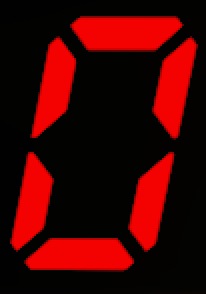
#> input picture 数字截图/0-2.png, 103 x 147 px (shown 2 times larger); its folder holds only this picture in this run
$ python digit_bench.py '../数字截图/0-2.png'
#> lines starting #> are read from the running program, lines starting #| are printed output that depends on the picture; after the words box and inside, x2 and y2 are one past the last pixel; in counts of white or black regions, pixels touching at a corner belong together
### tests/real_bench.py
# -*- coding: utf-8 -*-
"""真实截图基准：用户实拍样本 → 解码 → 与文件名真值对照。

这是唯一可信的准确率。合成基准（digit_bench.py）验证的是"我猜的几何
对不对"，这里验证的是"真机画面到底读得对不对"。

样本来源（三种都认，子目录任意层级——不同机器可以各放一个子目录）：
1. 用户自截，文件名就是真值：数字截图/41.png（如 0.png、17.png）
2. 同一个数字的**不同视角**：41-2.png、41-3.png（后缀只是序号，不算真值）
3. 程序内「采集数字样本」按钮 → digits/v<真值>_<时间戳>.png

每张图解两遍：
- 直接解码：模拟框选略宽的运行时情形（整张截图直接喂给解码器）
- decode_led_best：直接失败时自动收紧到暗色背板再解码的兜底路径

只要有任何一张"读错"，退出码 1——可以直接接进回归门禁。

用法：  python tests/real_bench.py [-v]
"""
import os
import re
import sys

import numpy as np
import cv2

sys.path.insert(0, os.path.dirname(os.path.dirname(os.path.abspath(__file__))))

from vision import decode_led_best, decode_led_number, find_led_panel  # noqa: E402

ROOT = os.path.dirname(os.path.dirname(os.path.abspath(__file__)))
SAMPLE_DIRS = (os.path.join(ROOT, "数字截图"), os.path.join(ROOT, "digits"))


def imread_cn(path):
    """cv2.imread 在 Windows 上读不了中文路径，必须走 fromfile+imdecode。"""
#> called with path = '数字截图/0-2.png'
    try:
        buf = np.fromfile(path, dtype=np.uint8)
        if buf.size == 0:
            return None
        return cv2.imdecode(buf, cv2.IMREAD_COLOR)
#> returned value is the input picture: shape (147, 103, 3); mean B, G, R 1, 2, 64.7
    except OSError:
        return None


def truth_of(filename):
    """从文件名解析真值。

    支持：  41.png   41-2.png / 41-3.png（同数字的不同视角，后缀只是序号）
            v41_20261005_021200.png（程序内「采集数字样本」的格式）
            auto41_20261005_030000.png（运行中自动采集的格式）
    放在子目录里也认（数字截图/我的机器/41-2.png），所以不同机器可以各放一个
    子目录，互不干扰地共享同一套基准。
    """
    stem = os.path.splitext(os.path.basename(filename))[0]
    m = re.match(r'^(?:v|auto)?(\d+)(?:[_-].*)?$', stem)
    return m.group(1) if m else None


def load_samples(dirs=None):
    """收集所有可用的真实样本，返回 [(truth, 相对路径, 图), ...]。"""
    out = []
    for d in (dirs or SAMPLE_DIRS):
        if not os.path.isdir(d):
            continue
        for cur, _subdirs, files in os.walk(d):
            for fn in sorted(files):
                if not fn.lower().endswith(".png"):
                    continue
                truth = truth_of(fn)
                if truth is None:
                    continue
                img = imread_cn(os.path.join(cur, fn))
                if img is not None and img.size:
                    rel = os.path.relpath(os.path.join(cur, fn), d)
                    out.append((truth, rel, img))
    return out


def coverage(samples):
    """样本覆盖情况：不同数值多少个、有几个数值有多个视角。"""
    per = {}
    for truth, _fn, _img in samples:
        per.setdefault(truth, 0)
        per[truth] += 1
    multi = sorted(v for v, c in per.items() if c >= 2)
    single = sorted(v for v, c in per.items() if c == 1)
    return {"values": sorted(int(v) for v in per), "multi": multi,
            "single": single, "per": per}


def evaluate(sample, verbose=False):
    """解码一张样本，返回 (truth, direct, best, direct_ok, best_ok)。"""
    truth, fn, img = sample
    direct, dinfo = decode_led_number(img)
    best, binfo = decode_led_best(img)
    direct_ok = direct == truth
    best_ok = best == truth
    if verbose or not best_ok:
        tag = "OK " if best_ok else "?  " if best is None or "?" in str(best) else "X  "
        note = "" if direct_ok else f"（直接解码 {direct!r}: {dinfo[:36]}）"
        print(f"  {tag}{fn[:26]:28s} 真值={truth:>4s} 读出={str(best):>6s}{note}")
    return truth, direct, best, direct_ok, best_ok


def run(dirs=None, verbose=False):
    """跑全部真实样本，返回汇总 dict；没有样本时返回 None。"""
    samples = load_samples(dirs)
#> samples = 1 item
    if not samples:
        for d in (dirs or SAMPLE_DIRS):
            if os.path.isdir(d):
                print(f"目录里没有可用样本：{d}")
        print("（采集方式：程序里点「采集数字样本」，或把截图按 <真值>.png 命名放进 数字截图/）")
        return None
    ok = direct_ok_n = 0
    wrong = unknown = 0
    per = {}
    for s in samples:
        truth, direct, best, d_ok, b_ok = evaluate(s, verbose=verbose)
        if b_ok:
            ok += 1
        elif best is None or "?" in str(best):
            unknown += 1
        else:
            wrong += 1
        direct_ok_n += 1 if d_ok else 0
        per.setdefault(truth, [0, 0, 0])
        per[truth][0 if b_ok else (1 if (best and "?" not in str(best)) else 2)] += 1
#> this loop made 1 pass
#> (truth, fn in evaluate) on pass 1: ('0', '0-2.png')
#> pass 1, in led_mask, `b, g, r = [img[:, :, i].astype(np.float32) for i in range(3)]`:
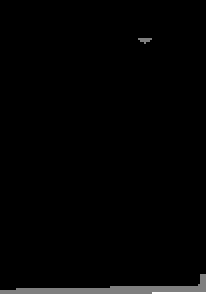
#> b: shape (147, 103) float32 (shown 2 times larger); min 1, max 3, mean 1.03; drawn with min black and max white
#> pass 1, in led_mask, `b, g, r = [img[:, :, i].astype(np.float32) for i in range(3)]`:
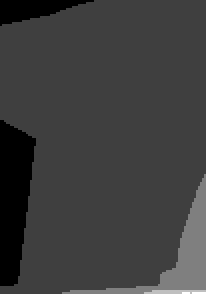
#> g: shape (147, 103) float32 (shown 2 times larger); min 1, max 5, mean 1.97; drawn with min black and max white
#> pass 1, in clean_mask, `m = led_mask(img, led_min, color_diff).astype(np.uint8)`:
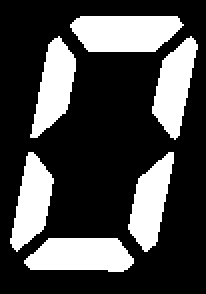
#> m: shape (147, 103) (shown 2 times larger); values 0 (black) and 1 (white), 27.7% white; 6 white regions, box (x1, y1, x2, y2) and area: (35, 8, 92, 26) 854, (12, 119, 67, 136) 757, (76, 18, 99, 70) 662, (15, 18, 38, 69) 648, (64, 76, 87, 126) 636, (5, 76, 27, 126) 630
#> after the loop, direct_ok_n = 1; ok = 1; per = {'0': [1, 0, 0]}; unknown = 0; wrong = 0
    total = len(samples)
#> total = 1
    print(f"\n真实样本 {total} 张（来自 {', '.join(os.path.basename(d) or d for d in (dirs or SAMPLE_DIRS) if os.path.isdir(d))}）")
#| 真实样本 1 张（来自 数字截图）
    print(f"直接解码正确   {direct_ok_n}/{total} = {direct_ok_n / total:.1%}")
#| 直接解码正确   1/1 = 100.0%
    print(f"含背板兜底正确 {ok}/{total} = {ok / total:.1%}")
#| 含背板兜底正确 1/1 = 100.0%
    cov = coverage(samples)
#> the loop in coverage, `for truth, _fn, _img in samples:` made 1 pass
#> (truth, _fn) on pass 1: ('0', '0-2.png')
#> after the loop in coverage, `for truth, _fn, _img in samples:`: per = {'0': 1}
#> in coverage, `multi = sorted(v for v, c in per.items() if c >= 2)`: multi = []
#> in coverage, `single = sorted(v for v, c in per.items() if c == 1)`: single = ['0']
#> cov = 4 items
    print(f"覆盖：{len(cov['values'])} 个不同数值，{len(cov['multi'])} 个数值有多视角样本")
#| 覆盖：1 个不同数值，0 个数值有多视角样本
    if cov["single"]:
        _show = cov["single"][:24]
        tail = "…" if len(cov["single"]) > 24 else ""
#> tail = ''
        print(f"只有 1 个视角的数值：{', '.join(_show)}{tail}"
              f"（共 {len(cov['single'])} 个，建议补 41-2 / 41-3 这样的斜视角）")
#| 只有 1 个视角的数值：0（共 1 个，建议补 41-2 / 41-3 这样的斜视角）
    if wrong:
        print("读错的对照（真值 -> 读出）：")
        for truth, fn, img in samples:
            val, _ = decode_led_best(img)
            if val != truth and val and "?" not in str(val):
                print(f"   {truth} -> {val}   ({fn})")
    if unknown:
        print(f"读不出 {unknown} 张（上面已列出，多为选区/遮挡问题）")
    return {"total": total, "ok": ok, "wrong": wrong, "unknown": unknown,
            "direct_ok": direct_ok_n, "acc": ok / total, "per": per}


# [5 lines that do not run on import are left out]

### vision.py
"""Conservative red seven-segment decoding and stable regional comparison."""
import cv2
import numpy as np

PATTERNS = {'0':'1111110','1':'0110000','2':'1101101','3':'1111001',
            '4':'0110011','5':'1011011','6':'1011111','7':'1110000',
            '8':'1111111','9':'1111011'}

def led_mask(img, led_min=65, color_diff=25):
    b, g, r = [img[:, :, i].astype(np.float32) for i in range(3)]
    # Brown cabinet edges satisfy an absolute R-G difference: require saturation too.
    return ((r > led_min) & (r-g > color_diff) & (r-b > color_diff)
            & (r > g*1.7) & (r > b*1.7))

def clean_mask(img, led_min=65, color_diff=25):
    m = led_mask(img, led_min, color_diff).astype(np.uint8)
    n, labels, stats, _ = cv2.connectedComponentsWithStats(m, 8)
    out = np.zeros_like(m)
    minimum = max(2, int(stats[1:, 4].max()*.1)) if n > 1 else 2
    for i in range(1, n):
        if stats[i, 4] >= minimum:
            out[labels == i] = 1
    return out

def split_segments(vals, ratio=.5, min_peak=.30):
    """把 7 段的填充率判定成"亮/灭"。

    不能用一个固定阈值：机器上的数字是**发光的**，泛光（bloom）会把
    熄灭的段渗亮 —— 实测「0」在泛光下有 42/60 的概率被读成 8，
    就是因为中间那段被辉光渗过了固定阈值。

    改用**相对判据**：一段算亮，当且仅当它的填充率达到"最亮那段"的一半。
    亮段通常 0.6+，被泛光渗染的灭段通常 0.2~0.35，两者分得很开。
    再叠加一个"最大间隙"修正：如果排序后存在明显断层，就按断层切，
    比单纯的比例更精确。
    """
    v = np.asarray(vals, dtype=np.float64)
    peak = float(v.max())
    if peak < min_peak:
        # 整体太暗：根本不像点亮的数码管
        return np.zeros(v.shape, dtype=bool)
    rel = peak * ratio
    if v.size >= 2:
        sv = np.sort(v)
        gaps = np.diff(sv)
        i = int(np.argmax(gaps))
        # 断层明显、且断层位置在合理区间时才按断层切
        if gaps[i] >= .15:
            cut = (sv[i] + sv[i + 1]) / 2
            if min_peak * .5 <= cut <= peak * .92:
                lit = v > cut
                if lit.any() and not lit.all():
                    return lit
    return v >= rel


def _digit_parts(img, led_min=65, color_diff=25):
    """把一张数码管图切成每位数字的掩码（左→右），并给出参考字高。

    返回 (mask, parts, cores, ref_h, height)；parts 是 [(列起, 列止, 该位掩码), ...]，
    cores 是与 parts 对齐的「亮核」掩码（更高红色阈值提取，可为 None）。
    返回 None 表示这张图里没有可切的数字块。
    """
    m = clean_mask(img, led_min, color_diff)
    if m.sum() < 12:
        return None
    yy, xx = np.where(m)
    y0, y1 = int(yy.min()), int(yy.max())+1
    height = y1-y0
    if height < 12:
        return None
    # 亮核：更高阈值下的笔画。泛光（bloom）会把整体掩码吹宽 1.5~2 倍，
    # 但真正发光的笔画核心依旧窄——它是分辨「胖 1」和真宽字的锚点。
    core_m = clean_mask(img, int(led_min*1.55)+15, int(color_diff*1.5)+10)
    # Keep every segment, including disconnected horizontal bars. Split only truly empty columns.
    cols = np.where(m[y0:y1].any(axis=0))[0]
    groups = np.split(cols, np.where(np.diff(cols) > max(2, round(height*.04)))[0]+1)

    # 倾斜（拍摄角度歪一点）会把「1」的上下两截笔画在水平方向错开 3px 左右，
    # 列间隙刚好超过切分阈值就被拆成两组，随后各自按行范围算宽高比都进不了
    # 窄条分支，读出一堆乱码。判据：列间隙很小、且**行范围错开**的组是同一
    # 个数字的上下两截，合并回来；真正的两位数字行范围几乎完全重叠，
    # 不会被这条规则误合并（实测真机位间距 ≥ 10px）。
    # [4 lines left out: function _span, not called in this run]
    if len(groups) > 1:
        spans = [_span(g) for g in groups]
        merged = [groups[0]]
        for k in range(1, len(groups)):
            pa, pb = spans[k-1], spans[k]
            gap = int(groups[k][0]) - int(groups[k-1][-1]) - 1
            hmax = max(pa[1]-pa[0], pb[1]-pb[0]) + 1
            overlap = min(pa[1], pb[1]) - max(pa[0], pb[0]) + 1
            if gap <= max(3, round(hmax*.06)) and overlap < .3*min(pa[1]-pa[0]+1, pb[1]-pb[0]+1):
                merged[-1] = np.concatenate([merged[-1], groups[k]])
                spans[-1] = (min(pa[0], pb[0]), max(pa[1], pb[1]))
            else:
                merged.append(groups[k])
        groups = merged

    # 先按各自行范围切出每个组，再统一决定参考字高。
    parts = []
    cores = []
    for group in groups:
        g0, g1 = int(group[0]), int(group[-1])+1
        # 每个数字按**自己的行范围**取样，不能用整体行范围：混合高度时
        # （比如 47——4 没有顶段、7 有），矮数字的段采样窗会被整体框抬高，
        # 实测 47 里的 4 直接读不出来。这是真机会出现的组合，不是合成图特例。
        sub = m[y0:y1, g0:g1]
        rows = np.where(sub.any(axis=1))[0]
        d = sub[int(rows.min()):int(rows.max())+1]
        parts.append((g0, g1, d))
        # 亮核掩码：同一列范围里用更高阈值重提，再按核心自己的行范围裁。
        core = None
        if core_m.any():
            csub = core_m[y0:y1, g0:g1]
            crows = np.where(csub.any(axis=1))[0]
            if len(crows) and csub.sum() >= 8:
                core = csub[int(crows.min()):int(crows.max())+1]
        cores.append(core)
    # 参考字高：同一面板上的数字高度一致，取「宽高比像数字」的组里最高的。
    # 装饰残片（实测：右缘被切进的红色装饰只有 13~19px 高，真数字 55px+）
    # 会污染整体行范围，所以不能直接用 height 当字高。
    wide_hs = [d.shape[0] for _, _, d in parts
               if .30 <= d.shape[1] / max(1, d.shape[0]) <= 1.05]
    ref_h = max(wide_hs) if wide_hs else max(d.shape[0] for _, _, d in parts)
    return m, parts, cores, ref_h, height


def decode_led_number(img, led_min=65, color_diff=25, seg_min=.18, **kw):
    if img is None or img.size == 0:
        return None, '画面为空'
    got = _digit_parts(img, led_min, color_diff)
    if got is None:
        if img is None or img.size == 0:
            return None, '画面为空'
        if clean_mask(img, led_min, color_diff).sum() < 12:
            return '?', '没有足够的数字笔画；遮挡、熄屏或选区错误不能视为 0'
        return '?', '数字太小或只有局部笔画'
    m, parts, cores, ref_h, height = got
    values, patterns = [], []
    for idx, (g0, g1, d) in enumerate(parts):
        h, w = d.shape
        core = cores[idx]
        if w/h < .30:
            # A 1 has two vertical segments with a waist, not an arbitrary solid rectangle.
            # 泛光可能把腰身的缺口填平——亮核（高阈值）里腰身还在，优先量亮核。
            r = d.mean(axis=1)
            if core is not None and core.size and core.shape[0] >= 8:
                r = core.mean(axis=1)
            waist = r[int(len(r)*.4):int(len(r)*.6)].min()
            if (.05 <= w/h <= .30 and h >= ref_h*.45
                    and d.mean() < .94 and waist < .85):
                values.append('1'); patterns.append('1'); continue
            # 到这里的窄条都不是数字：要么太矮（装饰残片，高度不到真数字的
            # 一半——真数字同面板等高），要么太细（分隔线，实测字高 77px 时
            # 只有 2px 宽）。直接跳过，不参与读数。
            # 竖向截断的真数字高度接近全高，不会掉进这条「跳过」分支，
            # 仍会在下面被拒绝——绝不能把 99 切掉一位后读成 9。
            continue
        # 泛光把「1」吹胖的救赎：整体掩码宽了，但高阈值下提取的**亮核**
        # 依旧是带腰身的窄双笔画。宽体（w/h < .55）且亮核窄（< .30、不到
        # 整体宽的 3/4）时按亮核判 1，否则下面按宽体走段码采样会把
        # 泛光灌进中间段窗、读成 9 之类的鬼数字。
        if core is not None and core.size:
            ch_, cw_ = core.shape
            cr = core.mean(axis=1)
            cwaist = cr[int(ch_*.4):int(ch_*.6)].min() if ch_ >= 8 else 1.0
            if (.05 <= cw_/max(1, ch_) <= .30 and ch_ >= ref_h*.45
                    and cw_ < w*.72 and core.mean() < .94 and cwaist < .85):
                values.append('1'); patterns.append('1(亮核)'); continue
        # 门限放宽：真实「8」的填充率就有 0.71，加上发光很容易超过旧上限
        # 0.75 —— 旧门限把 8 判成「非数字红色块」，实测 40 张里 39 张读不出。
        if not .22 <= w/h <= 1.05 or not .05 < d.mean() < .94:
            return '?', '存在非数字红色块或选区包含无关物体'
        # 轻度歪斜先转正再采样：±5° 的旋转会让固定分数采样窗错位，
        # 采样出 0001001 这类无对应字形的乱段码。角度小(<2°)不动，
        # 大角度交给 decode_led_best 的整体 deskew。
        pts = cv2.findNonZero(d.astype(np.uint8))
        if pts is not None:
            (_cx, _cy), _sz, ang = cv2.minAreaRect(pts)
            if ang > 45:
                ang -= 90
            if ang < -45:
                ang += 90
            if 2 <= abs(ang) <= 15:
                M = cv2.getRotationMatrix2D((w/2.0, h/2.0), float(ang), 1.0)
                d = cv2.warpAffine(d, M, (w, h), flags=cv2.INTER_NEAREST,
                                   borderValue=0)
        def seg(fy0,fy1,fx0,fx1):
            z=d[int(fy0*h):max(int(fy0*h)+1,int(fy1*h)),
                int(fx0*w):max(int(fx0*w)+1,int(fx1*w))]
            return float(z.mean())
        # 采样区收窄到段的中心，避开边缘渗光
        raw=[seg(0,.14,.30,.70),seg(.20,.38,.78,1),
             seg(.62,.80,.78,1),seg(.86,1,.30,.70),
             seg(.62,.80,0,.22),seg(.20,.38,0,.22),seg(.45,.55,.30,.70)]
        lit=split_segments(raw)
        p=''.join('1' if b else '0' for b in lit)
        ch=next((c for c,pat in PATTERNS.items() if p==pat), '?')
        # Short hook-shaped 7 used by this machine.
        # Verified on the user's real LuraSlot display: 7 also lights a short
        # left-upper hook. It has no bottom, middle, or left-lower segment.
        if p in ('1100000', '1110010'): ch='7'
        values.append(ch); patterns.append(p)
    if not values:
        # 所有组都被当杂片跳过时返回空串会让上层把「读不出」当成可信读数，
        # 必须维持未知语义——宁可读不出，绝不给一个空值冒充成功。
        return '?', '没有可辨认的数字（笔画可能被截断或全部是杂片）'
    return ''.join(values), '段码='+','.join(patterns)

# [174 lines left out: functions digit_fit, decode_consensus, region_fits_one_digit, expand_to_full_number, find_led_panel, not called in this run]


def deskew_led(img):
    """斜视角矫正：数码管整体歪的时候先转正再解码。

    换站位/视角漂移后画面里的数字会整体倾斜（实测用户实拍 0-2/1-2 斜
    11° 时段码采样窗全部错位）。用笔画的最小外接矩形估计倾角，
    超过 4° 就把画面转回来。

    返回 (矫正后图, 角度)。角度为 0 表示不需要矫正（返回原图）。
    """
    if img is None or img.size == 0:
        return img, 0.0
    m = clean_mask(img)
    if m.sum() < 12:
        return img, 0.0
    pts = cv2.findNonZero(m.astype(np.uint8))
    if pts is None:
        return img, 0.0
    (cx, cy), _size, ang = cv2.minAreaRect(pts)
    if ang > 45:
        ang -= 90
    if ang < -45:
        ang += 90
    if abs(ang) < 4:
        return img, 0.0
    M = cv2.getRotationMatrix2D((float(cx), float(cy)), float(ang), 1.0)
    fixed = cv2.warpAffine(img, M, (img.shape[1], img.shape[0]),
                           flags=cv2.INTER_LINEAR, borderValue=(20, 16, 14))
    return fixed, float(ang)


# [84 lines left out: functions _quad_from_mask, perspective_rectify, _quad_skew, not called in this run]


def decode_led_best(img, **kw):
    """运行时统一入口：几何检测先行，倾斜图像先转正再解码，直接解码殿后。

    关键教训（合成极端视角基准 tests/extreme_bench.py 实测）：梯形投影下的
    直接解码会「自信地读错」（8 读成 6、1 读成 9，极端视角读错率一度 15%），
    旧链「第一个读出就返回」根本轮不到矫正步骤。所以先做几何检测——画面
    带旋转就先转正；直接解码放到最后当救援。

    每一步都只在「读不出」时才继续尝试。全部失败时返回第一个失败原因——
    宁可读不出，绝不把读不出当 0。
    """
    first_val, first_info = None, '画面为空'
    fixed, ang = deskew_led(img)
    tilted = fixed is not img

    def _try(im, tag):
        nonlocal first_val, first_info
        v, i = decode_led_number(im, **kw)
        if v is not None and '?' not in str(v):
            return v, f'{i}（{tag}）' if tag else i
        if first_val is None:
            first_val, first_info = v, i
        return None, None

    if not tilted:
        v = _try(img, '')
        if v[0] is not None:
            return v
    if tilted:
        v = _try(fixed, f'画面斜 {ang:.0f}°，已转正')
        if v[0] is not None:
            return v
        # 转正后仍读不出才回头试直接解码（倾斜图上它常给出自信的错读，
        # 放最后当救援；上层还有模板交叉验证和三帧共识兜底）
        v = _try(img, '')
        if v[0] is not None:
            return v
    panel = find_led_panel(img)
    if panel is not None and panel.shape != img.shape:
        v = _try(panel, '已自动收紧到数码管背板')
        if v[0] is not None:
            return v
        fixedp, pang = deskew_led(panel)
        if fixedp is not panel:
            v = _try(fixedp, f'背板+转正 {pang:.0f}°')
            if v[0] is not None:
                return v
    return first_val, first_info


# ---------------------------------------------------------------- 模板库
# 「自己训练自己」的第二条腿：用带真值的实拍样本建每个数字的形状模板，
# 与段码互相交叉验证。零依赖（不引入 TensorFlow），样本越多越准，
# 而且可以放心共享——别人的机器各放一个子目录，匹配不上只会被忽略。

TEMPLATE_SIZE = (48, 64)          # 归一化模板尺寸 (宽, 高)


# [177 lines left out: functions _norm_mask, digit_masks, build_template_bank, match_digit, decode_by_template, decode_led_fused and 2 more, not called in this run]


ENOUGH_CREDIT = 'enough'


# [119 lines left out: functions decode_credit_condition, decode_refill_candidate, normalized, cluster_diff, region_diff, _display_boxes and 1 more, not called in this run]

### tests/digit_bench.py
# -*- coding: utf-8 -*-
"""数字识别准确率基准。

为什么需要它：之前判断「识别准不准」全靠几张真实截图肉眼看，
只能覆盖 0 和 7 两个数字，改完解码器也说不清是变好还是变坏。

这里用**真实显示器几何**拟合出的渲染器生成 0-9，再叠加机器画面里真实
存在的干扰（泛光、缩放、抖动、亮度、噪声、旋转），统计准确率。
数字会写进 stdout，改动前后可以直接对比。

用法：  python tests/digit_bench.py
"""
import os
import sys

import cv2
import numpy as np

sys.path.insert(0, os.path.dirname(os.path.dirname(os.path.abspath(__file__))))

from vision import clean_mask, decode_led_number, digit_fit  # noqa: E402

# 段码 -> 点亮的段
SEGMENTS = {
    '0': 'abcdef', '1': 'bc', '2': 'abdeg', '3': 'abcdg', '4': 'bcfg',
    '5': 'acdfg', '6': 'acdefg', '7': 'abc', '8': 'abcdefg', '9': 'abcdfg',
}
SEG_ORDER = 'abcdefg'


def render_digit(digit, h, w, t, gap, inset):
    """画一个七段数码管数字，返回 0/1 mask。"""
    img = np.zeros((h, w), np.uint8)
    mid = h // 2
    seg = {
        'a': (slice(0, t), slice(inset, w - inset)),
        'd': (slice(h - t, h), slice(inset, w - inset)),
        'g': (slice(mid - t // 2, mid - t // 2 + t), slice(inset, w - inset)),
        'f': (slice(inset, mid - gap // 2), slice(0, t)),
        'b': (slice(inset, mid - gap // 2), slice(w - t, w)),
        'e': (slice(mid + gap // 2, h - inset), slice(0, t)),
        'c': (slice(mid + gap // 2, h - inset), slice(w - t, w)),
    }
    for s in SEGMENTS[digit]:
        img[seg[s]] = 1
    return img


def bbox(mask):
    ys, xs = np.where(mask)
    return mask[ys.min():ys.max() + 1, xs.min():xs.max() + 1]


def iou(a, b):
    if a.shape != b.shape:
        b = cv2.resize(b.astype(np.uint8), (a.shape[1], a.shape[0]),
                       interpolation=cv2.INTER_NEAREST)
    return float((a & b).sum()) / max(1, int((a | b).sum()))


def fit_geometry(real_zero_path, real_seven_path):
    """用真实截图拟合 (h, w, 笔画粗细 t, 中间缝隙 gap, 内缩 inset)。"""
#> called with real_zero_path = 'tests/credit_zero_real.png', real_seven_path = 'tests/credit_seven_real.png'
    out = (39, 26, 5, 3, 2)          # 兜底值：实测 0 的 bbox 差不多就是这个尺寸
    try:
        z = cv2.imread(real_zero_path)
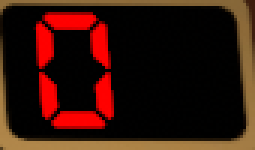
#> input picture tests/credit_zero_real.png, 85 x 50 px (shown 3 times larger)
#> z is the input picture: shape (50, 85, 3); mean B, G, R 10.5, 19.5, 52.4
        s = cv2.imread(real_seven_path)
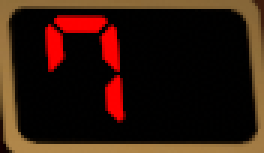
#> input picture tests/credit_seven_real.png, 88 x 51 px (shown 3 times larger)
#> s is the input picture: shape (51, 88, 3); mean B, G, R 12.9, 23.8, 47.9
        if z is None or s is None:
            return out
        mz, ms = bbox(clean_mask(z)), bbox(clean_mask(s))
#> in clean_mask (call 6), `n, labels, stats, _ = cv2.connectedComponentsWithStats(m, 8)`:
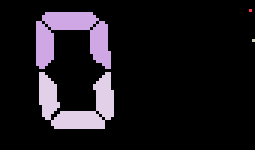
#> labels: shape (50, 85) int32 (shown 3 times larger); 5 distinct labels, from 0 to 4; one colour per label, 0 black
#> in clean_mask (call 6), `n, labels, stats, _ = cv2.connectedComponentsWithStats(m, 8)`: n = 5; stats = [[0, 0, 85, 50, 3738], [83, 3, 1, 1, 1], [12, 4, 25, 19, 259], [84, 13, 1, 1, 1], [13, 24, 25, 19, 251]]
#> in clean_mask (call 6), `minimum = max(2, int(stats[1:, 4].max()*.1)) if n > 1 else 2`: minimum = 25
#> in bbox, `ys, xs = np.where(mask)`: ys = 510 values from 4 to 42; xs = 510 values, max 37 at index 322, min 12 at index 53, mean 24.34
#> in led_mask (call 7), `return ((r > led_min) & (r-g > color_diff) & (r-b > color_diff) & (r >..`:
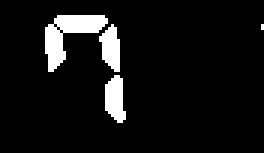
#> returned value: shape (51, 88) bool (shown 3 times larger); 7.4% white; 4 white regions (1 under 20 px), largest, box (x1, y1, x2, y2) and area: (15, 5, 36, 24) 174, (35, 25, 42, 41) 82, (33, 8, 40, 24) 76
#> (the rest of the program and of its run is left out)
